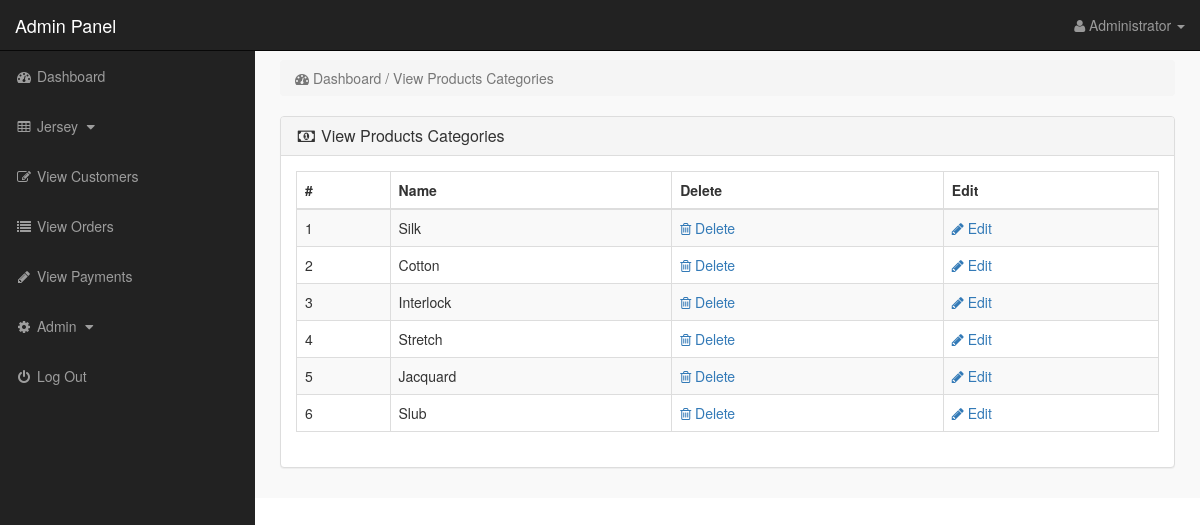
Screenshot of /admin_area/index.php?view_p_cats (signed in) with the database file from the repository.
### tables this page shows
CREATE TABLE `product_categories` (
  `p_cat_id` int(10) NOT NULL,
  `p_cat_title` text NOT NULL,
  `p_cat_top` text NOT NULL,
  `p_cat_image` text NOT NULL
);

### admin_area/view_p_cats.php (the view)
<?php
if(!isset($_SESSION['admin_email'])){
echo "<script>window.open('login.php','_self')</script>";
}
else {
?>
<div class="row">
<div class="col-lg-12">
<ol class="breadcrumb">
<li class="active">
<i class="fa fa-dashboard"></i> Dashboard / View Products Categories
</li>
</ol>
</div>
</div>
<div class="row">
<div class="col-lg-12">
<div class="panel panel-default">
<div class="panel-heading">
<h3 class="panel-title">
<i class="fa fa-money fa-fw"> </i> View Products Categories
</h3>
</div>
<div class="panel-body">
<div class="table-responsive">
<table class="table table-bordered table-hover table-striped">
<thead>
<tr>
<th>#</th>
<th>Name</th>
<th>Delete</th>
<th>Edit</th>
</tr>
</thead>
<tbody>
<?php
$i=0;
$get_p_cats = "select * from product_categories";
$run_p_cats = mysqli_query($con,$get_p_cats);
while($row_p_cats = mysqli_fetch_array($run_p_cats)){
$p_cat_id = $row_p_cats['p_cat_id'];
$p_cat_title = $row_p_cats['p_cat_title'];
$i++;
?>
<tr>
<td> <?php echo $i; ?> </td>
<td> <?php echo $p_cat_title; ?> </td>
<td>
<a href="index.php?delete_p_cat=<?php echo $p_cat_id; ?>">
<i class="fa fa-trash-o"></i> Delete
</a>
</td>
<td>
<a href="index.php?edit_p_cat=<?php echo $p_cat_id; ?>">
<i class="fa fa-pencil"></i> Edit
</a>
</td>
</tr>
<?php } ?>
</tbody>
</table>
</div>
</div>
</div>
</div>
</div>
<?php } ?>

### admin_area/includes/sidebar.php (shortened to what this page needs)
<?php
if(!isset($_SESSION['admin_email'])){
echo "<script>window.open('login.php','_self')</script>";
}
else {
?>
<nav class="navbar navbar-inverse navbar-fixed-top" >
<div class="navbar-header" >
<a class="navbar-brand" href="index.php?dashboard" >Admin Panel</a>
</div>
<ul class="nav navbar-right top-nav" >
<li class="dropdown" >
<a href="#" class="dropdown-toggle" data-toggle="dropdown" >
<i class="fa fa-user" ></i>
<?php echo $admin_name; ?> <b class="caret" ></b>
</a>
</li>
</ul>
<div class="collapse navbar-collapse navbar-ex1-collapse">
<ul class="nav navbar-nav side-nav">
<li>
<a href="index.php?dashboard">
<i class="fa fa-fw fa-dashboard"></i> Dashboard
</a>
</li>
<li>
<a href="#" data-toggle="collapse" data-target="#products">
<i class="fa fa-fw fa-table"></i> Jersey
<i class="fa fa-fw fa-caret-down"></i>
</a>
</li>
<li>
<a href="index.php?view_customers">
<i class="fa fa-fw fa-edit"></i> View Customers
</a>
</li>
<li>
<a href="index.php?view_orders">
<i class="fa fa-fw fa-list"></i> View Orders
</a>
</li>
<li>
<a href="index.php?view_payments">
<i class="fa fa-fw fa-pencil"></i> View Payments
</a>
</li>
<li>
<a href="#" data-toggle="collapse" data-target="#users">
<i class="fa fa-fw fa-gear"></i> Admin
<i class="fa fa-fw fa-caret-down"></i>
</a>
</li>
<li>
<a href="logout.php">
<i class="fa fa-fw fa-power-off"></i> Log Out
</a>
</li>
</ul>
</div>
</nav>
<?php } ?>

### admin_area/css/style.css (style rules this page uses)
body { margin-top:100px; }
@media (min-width: 768px) { body { margin-top:50px; } }
.top-nav { padding:0 15px; }
.top-nav>li { display:inline-block; float:left; }
.top-nav>li>a { padding-top:15px; padding-bottom:15px; line-height:20px; color:#999; }
@media (min-width: 768px) { .side-nav { position:fixed; top:51px; width:255px; border-radius:0; overflow-y:auto; background-color: #222; bottom:0; overflow-x:hidden; padding-bottom:40px; } }
@media (min-width: 768px) { .side-nav>li>a { width:255px; } }
.panel-body { border-radius:5px; }

### rows the page displays
product_categories: p_cat_title "Silk"
product_categories: p_cat_title "Cotton"
product_categories: p_cat_title "Interlock"
product_categories: p_cat_title "Stretch"
product_categories: p_cat_title "Jacquard"
product_categories: p_cat_title "Slub"

### other values shown
$admin_name "Administrator"
